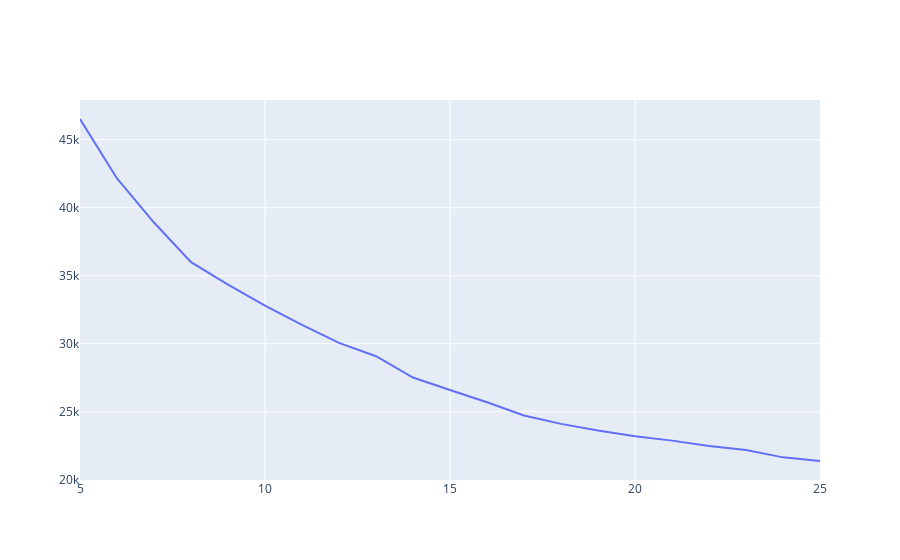

The code cell stored with this chart in its notebook:
### Markdown cell above
#### (Optional) Elbow plot with cost

### Code cell
costs = []
n_clusters = []
clusters_assigned = []

for i in tqdm(range(2, 30)):
    try:
        kproto = KPrototypes(n_clusters= i, init='Cao', verbose=2)
        clusters = kproto.fit_predict(kprot_data, categorical=[0, 6, 7, 9, 13])
        costs.append(kproto.cost_)
        n_clusters.append(i)
        clusters_assigned.append(clusters)
    except:
        print(f"Can't cluster with {i} clusters")
        
fig = go.Figure(data=go.Scatter(x=n_clusters, y=costs ))
fig.show()

### Figure 1 — Plotly figure (JSON) as saved in the notebook; plotly's stock layout.template omitted (floating-point values rounded to 4 significant figures)
{"data": [{"type": "scatter", "x": [5, 6, 7, 8, 9, 10, 11, 12, 13, 14, 15, 16, 17, 18, 19, 20, 21, 22, 23, 24, 25], "y": [46520.0, 42150.0, 38910.0, 35990.0, 34350.0, 32800.0, 31390.0, 30070.0, 29090.0, 27520.0, 26610.0, 25700.0, 24730.0, 24110.0, 23620.0, 23210.0, 22880.0, 22480.0, 22190.0, 21650.0, 21380.0]}], "layout": {}}
